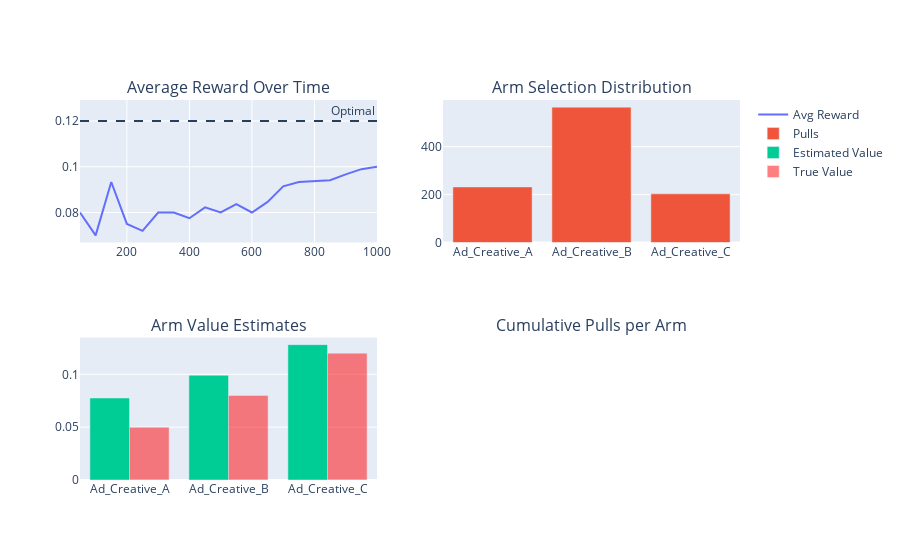

The code cell stored with this chart in its notebook:
### Code cell
fig.add_trace(
    go.Bar(x=ARMS, y=final_stats['arm_values'], name='Estimated Value'),
    row=2, col=1
)
fig.add_trace(
    go.Bar(x=ARMS, y=TRUE_CONVERSION_RATES, name='True Value', 
           marker_color='red', opacity=0.5),
    row=2, col=1
)

### Figure 1 — Plotly figure (JSON) as saved in the notebook; plotly's stock layout.template omitted (floating-point values rounded to 4 significant figures)
{"data": [{"name": "Avg Reward", "type": "scatter", "x": [50, 100, 150, 200, 250, 300, 350, 400, 450, 500, 550, 600, 650, 700, 750, 800, 850, 900, 950, 1000], "xaxis": "x", "y": [0.08, 0.07, 0.09333, 0.075, 0.072, 0.08, 0.08, 0.0775, 0.08222, 0.08, 0.08364, 0.08, 0.08462, 0.09143, 0.09333, 0.09375, 0.09412, 0.09667, 0.09895, 0.1], "yaxis": "y"}, {"name": "Pulls", "type": "bar", "x": ["Ad_Creative_A", "Ad_Creative_B", "Ad_Creative_C"], "xaxis": "x2", "y": [232, 565, 203], "yaxis": "y2"}, {"name": "Estimated Value", "type": "bar", "x": ["Ad_Creative_A", "Ad_Creative_B", "Ad_Creative_C"], "xaxis": "x3", "y": [0.07759, 0.09912, 0.1281], "yaxis": "y3"}, {"marker": {"color": "red"}, "name": "True Value", "opacity": 0.5, "type": "bar", "x": ["Ad_Creative_A", "Ad_Creative_B", "Ad_Creative_C"], "xaxis": "x3", "y": [0.05, 0.08, 0.12], "yaxis": "y3"}], "layout": {"annotations": [{"font": {"size": 16}, "showarrow": false, "text": "Average Reward Over Time", "x": 0.225, "xanchor": "center", "xref": "paper", "y": 1, "yanchor": "bottom", "yref": "paper"}, {"font": {"size": 16}, "showarrow": false, "text": "Arm Selection Distribution", "x": 0.775, "xanchor": "center", "xref": "paper", "y": 1, "yanchor": "bottom", "yref": "paper"}, {"font": {"size": 16}, "showarrow": false, "text": "Arm Value Estimates", "x": 0.225, "xanchor": "center", "xref": "paper", "y": 0.375, "yanchor": "bottom", "yref": "paper"}, {"font": {"size": 16}, "showarrow": false, "text": "Cumulative Pulls per Arm", "x": 0.775, "xanchor": "center", "xref": "paper", "y": 0.375, "yanchor": "bottom", "yref": "paper"}, {"showarrow": false, "text": "Optimal", "x": 1, "xanchor": "right", "xref": "x domain", "y": 0.12, "yanchor": "bottom", "yref": "y"}], "shapes": [{"line": {"dash": "dash"}, "type": "line", "x0": 0, "x1": 1, "xref": "x domain", "y0": 0.12, "y1": 0.12, "yref": "y"}], "xaxis": {"anchor": "y", "domain": [0, 0.45]}, "xaxis2": {"anchor": "y2", "domain": [0.55, 1]}, "xaxis3": {"anchor": "y3", "domain": [0, 0.45]}, "xaxis4": {"anchor": "y4", "domain": [0.55, 1]}, "yaxis": {"anchor": "x", "domain": [0.625, 1]}, "yaxis2": {"anchor": "x2", "domain": [0.625, 1]}, "yaxis3": {"anchor": "x3", "domain": [0, 0.375]}, "yaxis4": {"anchor": "x4", "domain": [0, 0.375]}}}
